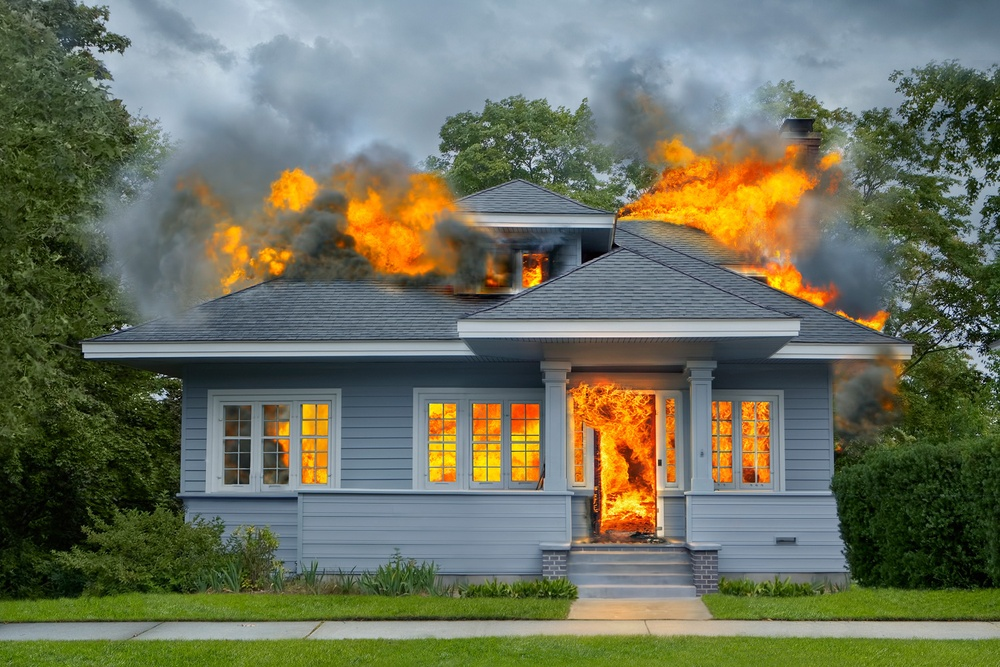
#> input picture chroma/burninghouse.jpg, 1000 x 667 px, shrunk from 1500 x 1000 before the run
$ python chromatic-aberration.py burninghouse.jpg 5
#> lines starting #> are read from the running program, lines starting #| are printed output that depends on the picture
import sys

import numpy as np
from PIL import Image

path = sys.argv[1]
shift = int(sys.argv[2]) if len(sys.argv) > 2 else 20

img = np.array(Image.open(path).convert("RGB"))
#> img is the input picture: shape (667, 1000, 3); mean R, G, B 108.3, 113, 93.1

r = np.roll(img[:, :, 0], shift, axis=1)
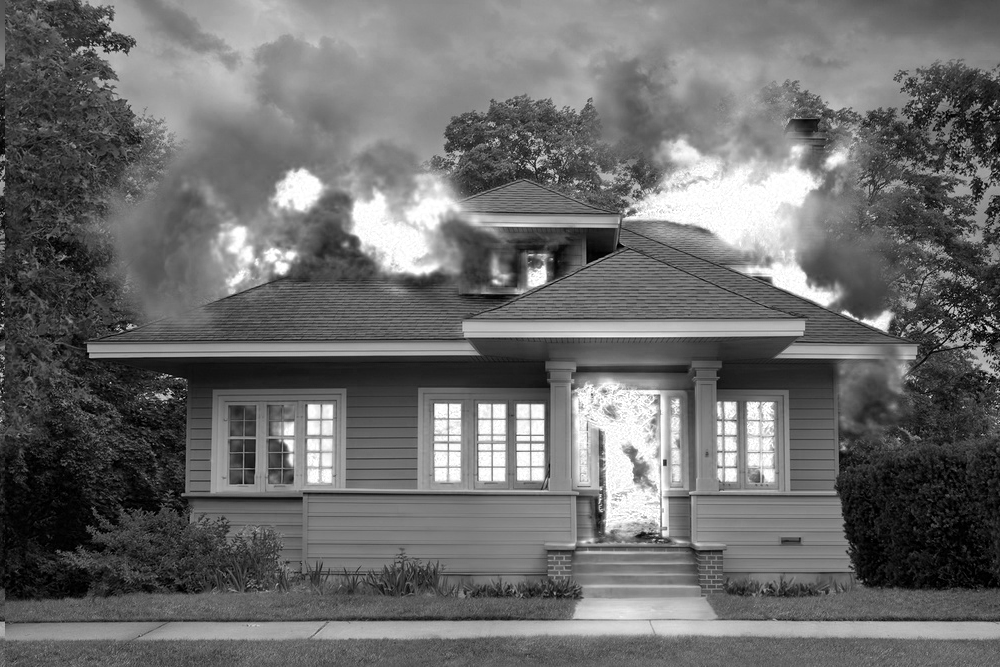
#> r: shape (667, 1000); min 0, max 255, mean 108.3
g = img[:, :, 1]
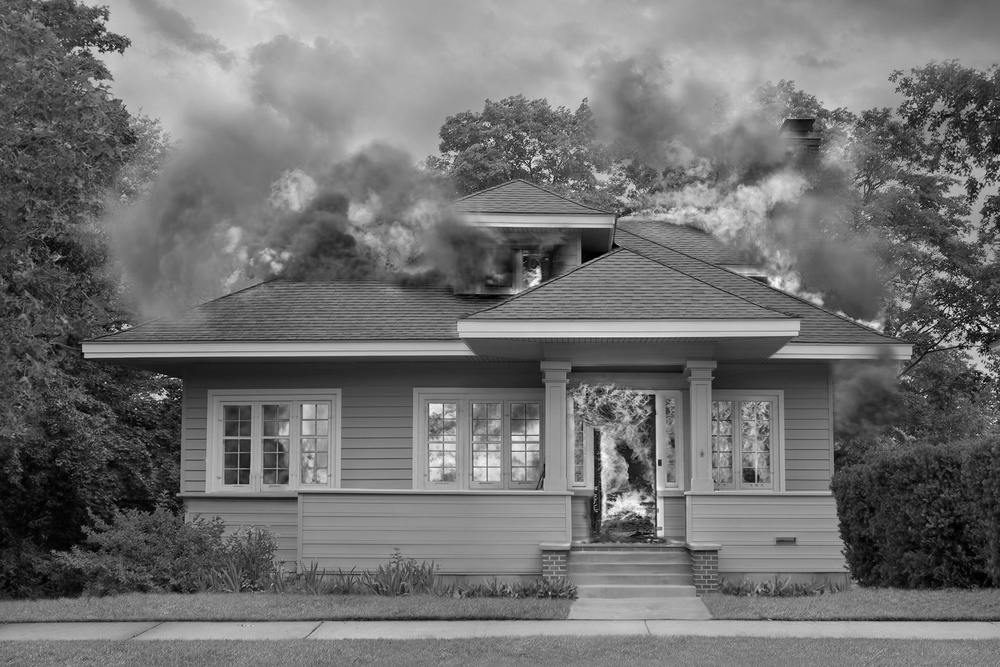
#> g: shape (667, 1000); min 0, max 253, mean 113
b = np.roll(img[:, :, 2], -shift, axis=1)
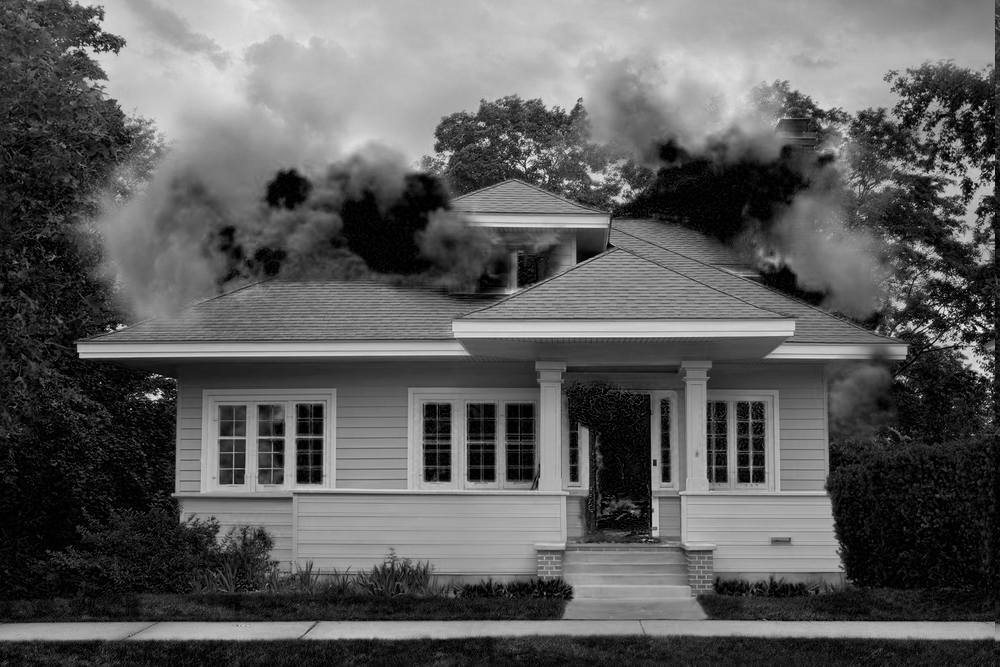
#> b: shape (667, 1000); min 0, max 253, mean 93.1

out = np.stack([r, g, b], axis=2)
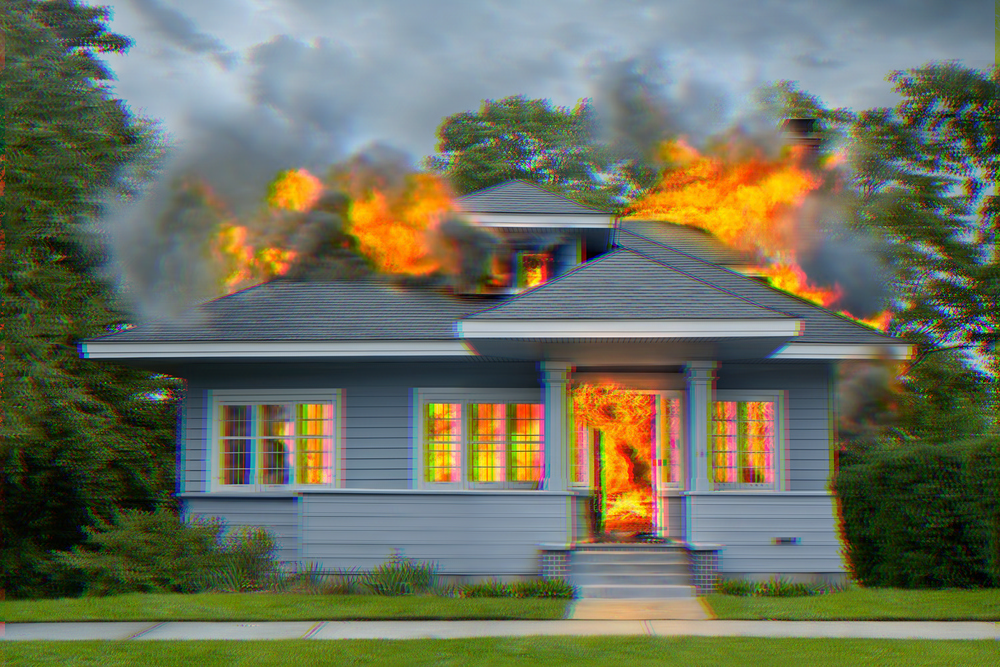
#> out: shape (667, 1000, 3); mean R, G, B 108.3, 113, 93.1
Image.fromarray(out).save("out.jpg")
print("saved: out.jpg")
